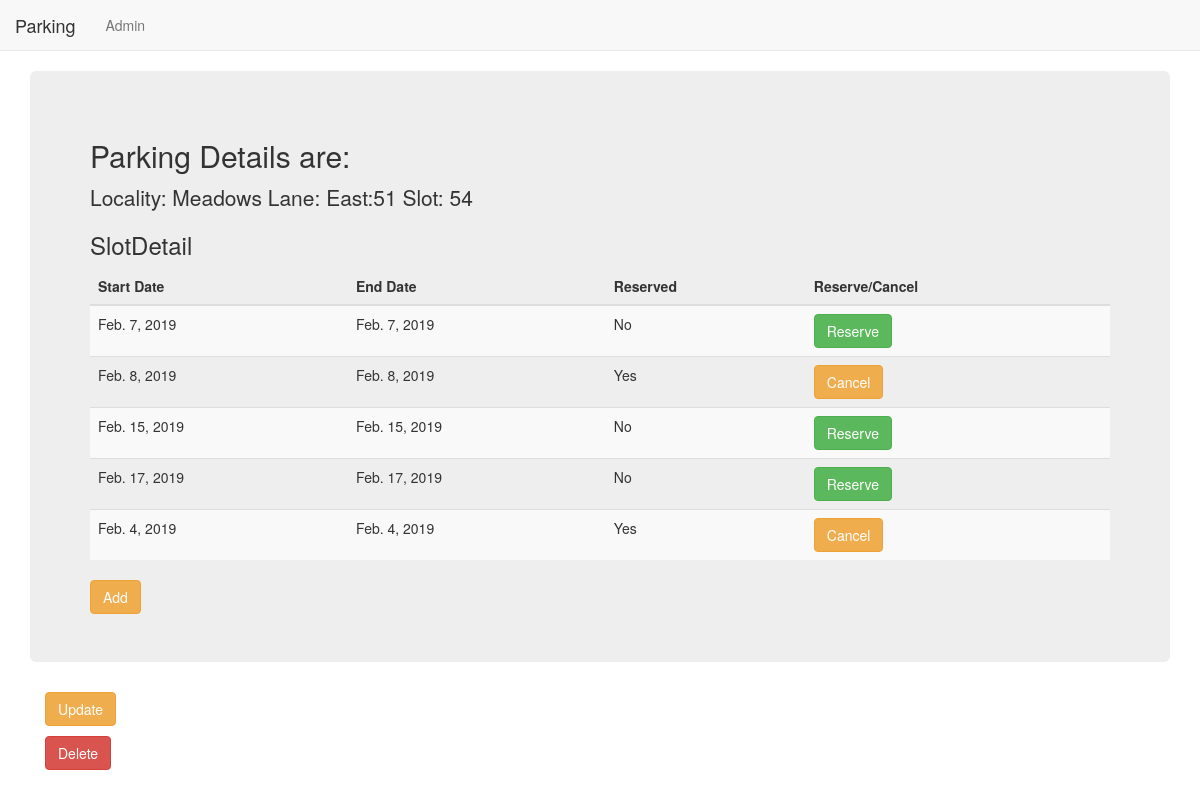
The page /parking_reservation/127/ on the database its author committed.
### parking_reservation/models.py (models this page shows, shortened)
class Parking(models.Model):
    slot_name = models.CharField(max_length=256)
    lane = models.CharField(max_length=256, default='WestLane')
    locality = models.CharField(max_length=256,default='Magarpatta')

class SlotDetail(models.Model):
        slot = models.ForeignKey(Parking,related_name='slotDetails')
        start_date = models.DateField(auto_now=False, auto_now_add=False)
        end_date = models.DateField(auto_now=False, auto_now_add=False)
        reserved = models.BooleanField(default=False)

### parking_reservation/views.py (the view)
# urls.py: url(r'^(?P<pk>\d+)/$', views.ParkingDetailview.as_view(), name='detail'),
class ParkingDetailview(DetailView):
    context_object_name = 'parking_detail'
    model = models.Parking
    template_name = 'parking_reservation/parking_detail.html'

### parking_reservation/templates/parking_reservation/parking_detail.html
{% extends 'parking_reservation/parking_reservation_base.html' %}
{% block body_block %}
<div class="jumbotron">
  <h2>Parking Details are:</h2>
  <p>Locality: {{parking_detail.locality}}
     Lane: {{parking_detail.lane}}
     Slot: {{parking_detail.slot_name}}
</p>
  <h3>SlotDetail</h3>
  <table class="table table-striped">
    <thead>
      <tr>
        <th>Start Date</th>
        <th>End Date</th>
        <th>Reserved</th>
        <th>Reserve/Cancel</th>
      </tr>
    </thead>
    <tbody>
      {% for slotdetails in parking_detail.slotDetails.all %}
      <tr>
        <td>{{slotdetails.start_date}}</td>
        <td>{{slotdetails.end_date}}</td>
        {% if slotdetails.reserved %}
        <td>Yes</td>
        <td><a class="btn btn-warning" href="{% url 'parking_reservation:updateslot' pk=slotdetails.pk%}">Cancel</a></td>
        {% else %}
        <td>No</td>
        <td><a class="btn btn-success" href="{% url 'parking_reservation:updateslot' pk=slotdetails.pk%}">Reserve</a></td>
        {% endif %}
      </tr>
      {% endfor %}
    </tbody>
  </table>
  <a class="btn btn-warning" href="{% url 'parking_reservation:createslot'%}">Add</a>
</div>
<div class="container">
  <p><a class="btn btn-warning" href="{% url 'parking_reservation:update' pk=parking_detail.pk%}">Update</a></p>
  <a class="btn btn-danger" href="{% url 'parking_reservation:delete' pk=parking_detail.pk%}">Delete</a>
</div>
{% endblock %}

### rows shown on the page
Parking: locality "Meadows", lane "East:51", slot_name "54"
SlotDetail: start_date "Feb. 7, 2019", end_date "Feb. 7, 2019", reserved "No"
SlotDetail: start_date "Feb. 8, 2019", end_date "Feb. 8, 2019", reserved "Yes"
SlotDetail: start_date "Feb. 15, 2019", end_date "Feb. 15, 2019", reserved "No"
SlotDetail: start_date "Feb. 17, 2019", end_date "Feb. 17, 2019", reserved "No"
SlotDetail: start_date "Feb. 4, 2019", end_date "Feb. 4, 2019", reserved "Yes"
